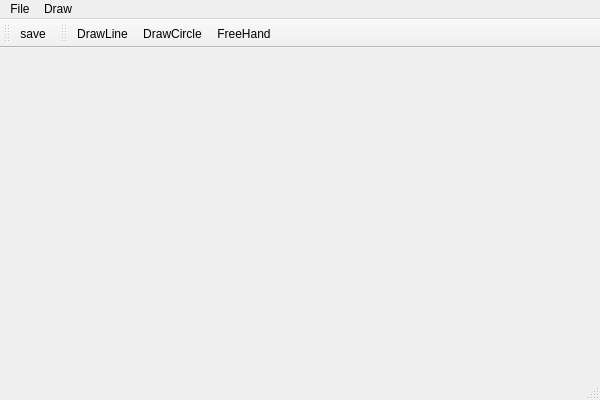
<?xml version="1.0" encoding="UTF-8"?>
<ui version="4.0">
 <class>XScribbleClass</class>
 <widget class="QMainWindow" name="XScribbleClass">
  <property name="geometry">
   <rect>
    <x>0</x>
    <y>0</y>
    <width>600</width>
    <height>400</height>
   </rect>
  </property>
  <property name="windowTitle">
   <string>XScribble</string>
  </property>
  <widget class="ScribbleArea" name="centralWidget"/>
  <widget class="QMenuBar" name="menuBar">
   <property name="geometry">
    <rect>
     <x>0</x>
     <y>0</y>
     <width>600</width>
     <height>23</height>
    </rect>
   </property>
   <widget class="QMenu" name="menuFile">
    <property name="title">
     <string>File</string>
    </property>
    <addaction name="actionSave"/>
    <addaction name="actionOpen"/>
   </widget>
   <widget class="QMenu" name="menuDraw">
    <property name="title">
     <string>Draw</string>
    </property>
    <addaction name="actionDrawLine"/>
    <addaction name="actionDrawCircle"/>
    <addaction name="actionFreeHand"/>
    <addaction name="actionClear"/>
    <addaction name="actionClearall"/>
   </widget>
   <addaction name="menuFile"/>
   <addaction name="menuDraw"/>
  </widget>
  <widget class="QToolBar" name="mainToolBar">
   <attribute name="toolBarArea">
    <enum>TopToolBarArea</enum>
   </attribute>
   <attribute name="toolBarBreak">
    <bool>false</bool>
   </attribute>
   <addaction name="actionSave"/>
  </widget>
  <widget class="QStatusBar" name="statusBar"/>
  <widget class="QToolBar" name="toolBar">
   <property name="windowTitle">
    <string>toolBar</string>
   </property>
   <attribute name="toolBarArea">
    <enum>TopToolBarArea</enum>
   </attribute>
   <attribute name="toolBarBreak">
    <bool>false</bool>
   </attribute>
   <addaction name="actionDrawLine"/>
   <addaction name="actionDrawCircle"/>
   <addaction name="actionFreeHand"/>
  </widget>
  <action name="actionSave">
   <property name="icon">
    <iconset resource="xscribble.qrc">
     <normaloff>:/XScribble/Resources/filesaveas.png</normaloff>:/XScribble/Resources/filesaveas.png</iconset>
   </property>
   <property name="text">
    <string>save</string>
   </property>
  </action>
  <action name="actionDrawLine">
   <property name="icon">
    <iconset resource="xscribble.qrc">
     <normaloff>:/XScribble/Resources/line_32.png</normaloff>:/XScribble/Resources/line_32.png</iconset>
   </property>
   <property name="text">
    <string>DrawLine</string>
   </property>
  </action>
  <action name="actionDrawCircle">
   <property name="icon">
    <iconset resource="xscribble.qrc">
     <normaloff>:/XScribble/Resources/radius.gif</normaloff>:/XScribble/Resources/radius.gif</iconset>
   </property>
   <property name="text">
    <string>DrawCircle</string>
   </property>
  </action>
  <action name="actionFreeHand">
   <property name="icon">
    <iconset resource="xscribble.qrc">
     <normaloff>:/XScribble/Resources/scribble1.jpg</normaloff>:/XScribble/Resources/scribble1.jpg</iconset>
   </property>
   <property name="text">
    <string>FreeHand</string>
   </property>
  </action>
  <action name="actionClear">
   <property name="text">
    <string>Clear</string>
   </property>
  </action>
  <action name="actionClearall">
   <property name="text">
    <string>Clearall</string>
   </property>
  </action>
  <action name="actionOpen">
   <property name="text">
    <string>open</string>
   </property>
  </action>
  <action name="actionDrawStraightLine">
   <property name="text">
    <string>DrawStraightLine</string>
   </property>
  </action>
 </widget>
 <layoutdefault spacing="6" margin="11"/>
 <customwidgets>
  <customwidget>
   <class>ScribbleArea</class>
   <extends>QWidget</extends>
   <header>scribblearea.h</header>
   <container>1</container>
  </customwidget>
 </customwidgets>
 <resources>
  <include location="xscribble.qrc"/>
 </resources>
 <connections/>
</ui>
